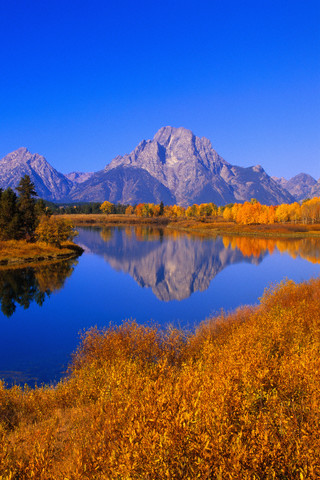
#> input picture ICM-MRF/source/7.png, 320 x 480 px
$ python qubo_creator.py ../../ICM-MRF/source/7.png   (older library calls are emulated)
#> lines starting #> are read from the running program, lines starting #| are printed output that depends on the picture
### src/MRF/superpixel.py
# import the necessary packages
from PIL import Image
from skimage.segmentation import slic
from skimage.segmentation import mark_boundaries
from skimage.util import img_as_float
from skimage import io
import matplotlib.pyplot as plt
import argparse
import numpy as np
import cv2
import scipy

numSegments = 10

# [18 lines of commented-out code are left out]

# [10 lines left out: function model_extractor, not called in this run]

def getSegments(image, isGrayscale):
	if isGrayscale:
		image = np.dstack([image, image, image])
	segments = slic(image, n_segments = numSegments, sigma = 5)
	return segments

def superpixel_extractor(image):
	(M,N)=image.shape[0:2]
	segDict = dict()
	segNeighbors = dict()
	superpixels = dict()

	img = image

	# if photo is grayscale
	rgb = image.shape[2:3]
	isGrayscale = 1
	if len(rgb) > 0:
		isGrayscale = 0

	segments = getSegments(image,isGrayscale)
	# [11 lines of commented-out code are left out]
	for (i, segVal) in enumerate(np.unique(segments)):

		# # construct a mask for the segment
		# print("i:",i)
		# print("segVal:", segVal)
		# print ("[x] inspecting segment %d" % (i))
		# mask = np.zeros(image.shape[:2], dtype = "uint8")
		# # print(mask)
		# mask[segments == segVal] = 255

		segDict[segVal] = [(j,k) for j in range(M) for k in range(N) if segments[j,k] == segVal]

		superpixels[segVal] = [img[j,k] for j in range(M) for k in range(N) if segments[j,k] == segVal]
		superpixels[segVal] = np.array(superpixels[segVal])

		segNeighbors[segVal] = []
		for pair in segDict[segVal]:
			if segments[pair[0]-1,pair[1]-1] != segVal and pair[0]-1 >= 0 and pair[1]-1 >= 0:
				segNeighbors[segVal].append(segments[pair[0]-1,pair[1]-1])
			elif segments[pair[0]-1,pair[1]] != segVal and pair[0]-1 >= 0 and pair[1] >= 0:
				segNeighbors[segVal].append(segments[pair[0]-1,pair[1]])
			elif pair[1]+1 < N and segments[pair[0]-1,pair[1]+1] != segVal and pair[0]-1 >= 0:
				segNeighbors[segVal].append(segments[pair[0]-1,pair[1]+1])

			elif segments[pair[0],pair[1]-1] != segVal and pair[0] >= 0 and pair[1]-1 >= 0:
				segNeighbors[segVal].append(segments[pair[0],pair[1]-1])
			elif pair[1]+1 < N and segments[pair[0],pair[1]+1] != segVal and pair[0] >= 0:
				segNeighbors[segVal].append(segments[pair[0],pair[1]+1])

			elif pair[0]+1 < M and segments[pair[0]+1,pair[1]-1] != segVal and pair[1]-1 >= 0:
				segNeighbors[segVal].append(segments[pair[0]+1,pair[1]-1])
			elif pair[0]+1 < M and segments[pair[0]+1,pair[1]] != segVal and pair[1] >= 0:
				segNeighbors[segVal].append(segments[pair[0]+1,pair[1]])
			elif  pair[0]+1 < M and pair[1]+1 < N and segments[pair[0]+1,pair[1]+1] != segVal:
				segNeighbors[segVal].append(segments[pair[0]+1,pair[1]+1])
		segNeighbors[segVal] = np.unique(np.asarray(segNeighbors[segVal]))


		# # show the masked region
		# cv2.imshow("Mask", mask)
		# cv2.imshow("Applied", cv2.bitwise_and(image, image, mask = mask))
		# cv2.waitKey(0)

	uniqueCouplers = []
	for i,_ in enumerate(segNeighbors):
		uniqueCouplers.append([(i,neighbor) for neighbor in segNeighbors[i] if neighbor > i])
	uniqueCouplers = [item for sublist in uniqueCouplers for item in sublist]

	# print(uniqueCouplers)

	return superpixels,segNeighbors,segments,uniqueCouplers,segDict

### src/qbsolv/qubo_creator.py
# Image segmentation using MRF model with qbsolv
from PIL import Image
import numpy
from pylab import *
from scipy.cluster.vq import *
from scipy.signal import *
import cv2
import scipy
import math
from random import randint
import sys,inspect,os

cmd_folder = os.path.realpath(os.path.abspath(os.path.split(inspect.getfile( inspect.currentframe() ))[0]))
args = cmd_folder.split('/')
src_folder = '/'.join(args[:-1])
sys.path.insert(0, (src_folder))

from MRF.mrf import *
from MRF.superpixel import *

def main():
	# Read in image
	img_source_path = sys.argv[1]
	args = img_source_path.split("/")
	file_name = args[-1]
	img_name, ext = file_name.split(".")
	img_model_path = "../../img/" + img_name + "_model"

	image=Image.open(img_source_path)
#> image is the input picture: PIL image 320x480 RGB; mean R, G, B 90.6, 92, 130.1
	img=numpy.array(image)

	# Create Superpixels and Model
	superpixels,segNeighbors,segments,uniqueCouplers,segDict = superpixel_extractor(img)
#> in getSegments, `segments = slic(image, n_segments = numSegments, sigma = 5)`:
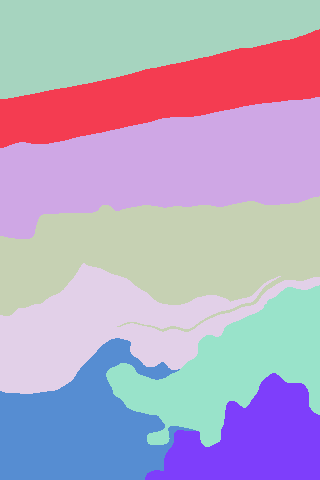
#> segments: shape (480, 320) int64; 8 distinct labels, from 1 to 8; one colour per label, 0 black
#> the loop in superpixel_extractor, `for (i, segVal) in enumerate(np.unique(segments)):  # # construct a ma..` made 8 passes
#> after the loop in superpixel_extractor, `for (i, segVal) in enumerate(np.unique(segments)):`: segDict = 8 items; segNeighbors = {1: [2], 2: [1, 3], 3: [2, 4], 4: [3, 5], 5: [4, 6, 7], 6: [5, 7, 8], 7: [5, 6, 8], 8: [6, 7]}; superpixels = 8 items
#> the loop in superpixel_extractor, `for i,_ in enumerate(segNeighbors):` made 1 pass
#> after the loop in superpixel_extractor, `for i,_ in enumerate(segNeighbors):`: uniqueCouplers = []
	foregroundModel, backgroundModel = model_extractor(image,img_model_path)

	qubo_extractor(superpixels, segNeighbors, uniqueCouplers, foregroundModel, backgroundModel, img_name)
	#scipy.misc.imsave('out.png',seg*255)

# [43 lines left out: function qubo_extractor, not called in this run]


if __name__=="__main__":
#> (the run stopped early here; a loop or call above may not have finished)
